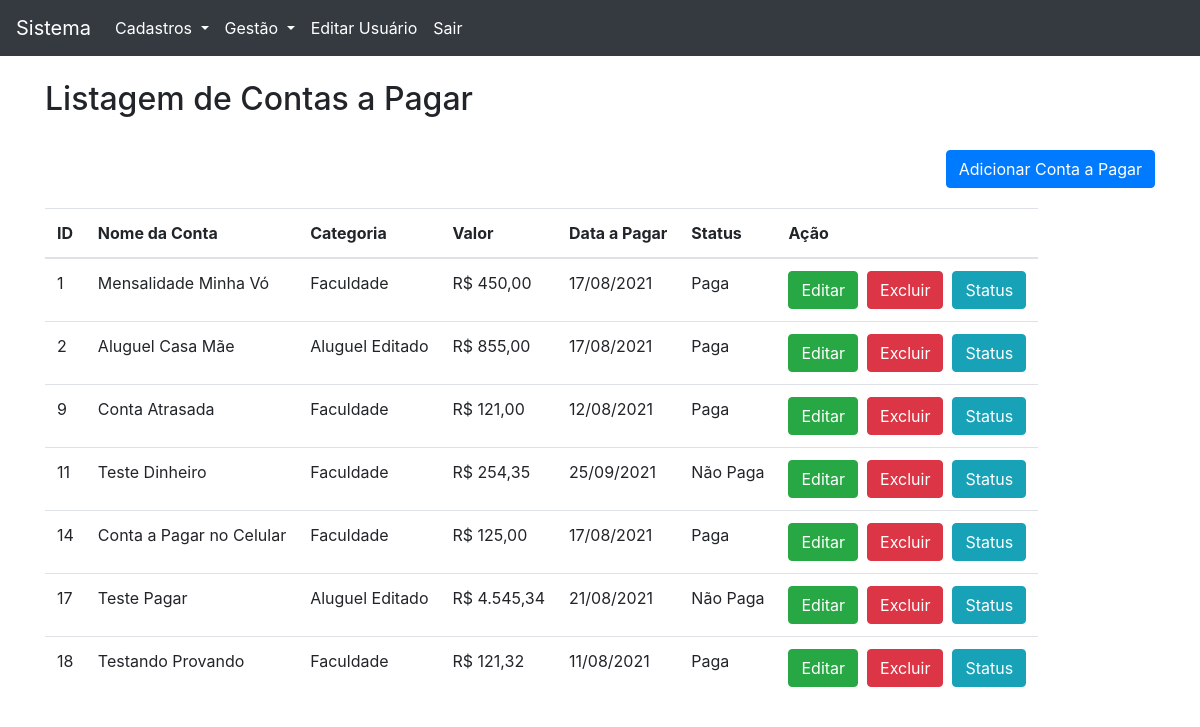
The app's page /listar-contas-a-pagar.php (signed in) with its own data.
### tables this page shows
CREATE TABLE `tbl_contas` (
  `id` int(11) NOT NULL,
  `descricao` varchar(255) NOT NULL,
  `data` date NOT NULL DEFAULT current_timestamp(),
  `categoria` int(11) NOT NULL,
  `tipo` int(11) NOT NULL,
  `valor` float(10,2) NOT NULL,
  `status` int(11) NOT NULL
);

CREATE TABLE `tbl_categorias` (
  `id` int(11) NOT NULL,
  `nome` varchar(255) NOT NULL,
  `tipo_conta` int(11) NOT NULL
);

CREATE TABLE `tbl_status` (
  `id` int(11) NOT NULL,
  `status` varchar(20) NOT NULL,
  `tipo_conta` int(11) NOT NULL
);

### classes/Conta.php (called while the page is built, shortened)
<?php
class Conta
{
	public function listarTodas($tipoConta)
	{
		$contas = array();
		global $pdo;
		$sql = null;
		if ($tipoConta != 0) {
			$sql = $pdo->prepare('SELECT * FROM tbl_contas WHERE tipo = :tipo');
			$sql->bindValue(':tipo', $tipoConta);
		} else {
			$sql = $pdo->prepare('SELECT * FROM tbl_contas');
		}
		$sql->execute();
		if ($sql->rowCount() > 0) {
			$contas = $sql->fetchAll();
		}
		return $contas;
	}
}

### classes/Categoria.php (called while the page is built, shortened)
<?php
class Categoria
{
	public function getCategoria($id)
	{
		$categoria = [];
		global $pdo;
		$sql = $pdo->prepare('SELECT * FROM tbl_categorias WHERE id = :id');
		$sql->bindValue(':id', $id);
		$sql->execute();
		if ($sql->rowCount() > 0) {
			$categoria = $sql->fetchAll();
			return $categoria[0];
		}
		return $categoria;
	}
}

### classes/Status.php (called while the page is built, shortened)
<?php
class Status
{
	public function getStatusById($id)
	{
		$status = [];
		global $pdo;
		$sql = $pdo->prepare('SELECT * FROM tbl_status WHERE id = :id');
		$sql->bindValue(':id', $id);
		$sql->execute();
		if ($sql->rowCount() > 0) {
			$status = $sql->fetch();
		}
		return $status;
	}
}

### listar-contas-a-pagar.php (the view, shortened to what this page needs)
<?php
  require_once 'pages/header.php';
  if (isset($_SESSION['login'])) {
?>
<div class="container">
	<h2>Listagem de Contas a Pagar</h2><br>
  <div class="nova" style="margin-bottom: 20px; display: flex; justify-content: flex-end;">
    <a href="adicionar-contas-a-pagar.php" class="btn btn-primary">Adicionar Conta a Pagar</a>
  </div>
	<table class="table table-responsive table-hover">
    <thead>
      <tr>
        <th>ID</th>
        <th>Nome da Conta</th>
        <th>Categoria</th>
        <th>Valor</th>
        <th>Data a Pagar</th>
        <th>Status</th>
        <th>Ação</th>
      </tr>
    </thead>
    <tbody>
      <?php
        require_once 'classes/Conta.php';
        $contas = new Conta();
        $todasAsContas = $contas->listarTodas(1);
        foreach($todasAsContas as $conta) :
      ?>
        <tr <?=  ((strtotime(date('Y-m-d')) > strtotime($conta['data'])) && $conta['status'] == 2) ? 'class="table-danger"': '' ?> >
          <td><?= $conta['id'] ?></td>
          <td><?= $conta['descricao'] ?></td>
          <td>
            <?php
              require_once 'classes/Categoria.php';
              $categoria = new Categoria();
              $cat = $categoria->getCategoria($conta['categoria']);
            ?>
            <?= $cat['nome'] ?>
          </td>
          <td>R$ <?= number_format($conta['valor'],2, ',', '.') ?></td>
          <td><?= date('d/m/Y', strtotime($conta['data'])) ?></td>
          <td>
            <?php
              require_once 'classes/Status.php';
              $status = new Status();
              $status = $status->getStatusById($conta['status']);
              echo $status['status'];
            ?>
          </td>
          <td>
          	<a class="btn btn-success" href="editar-contas.php?id=<?= $conta['id'] ?>">Editar</a>&nbsp;
          	<a class="btn btn-danger" href="excluir-contas.php?id=<?= $conta['id'] ?>&tipo=<?= $conta['tipo'] ?>" onclick="return confirm('Deseja realmente exluir esta conta?')">Excluir</a>&nbsp;
          	<a class="btn btn-info" href="editar-status.php?id=<?= $conta['id'] ?>&status=<?= $conta['status'] ?>&tipo=<?= $conta['tipo'] ?>">Status</a>
          </td>
        </tr>
      <?php endforeach; ?>
    </tbody>
  </table>
</div>
 <?php require_once 'pages/footer.php'; ?>
 <?php } else {
    header('Location: ./login.php');
    exit;
 }
?>

### pages/header.php (shortened to what this page needs)
<!DOCTYPE html>
<html lang="pt-br">
<head>
  <link rel="stylesheet" href="https://maxcdn.bootstrapcdn.com/bootstrap/4.5.2/css/bootstrap.min.css">
</head>
<body>
<nav class="navbar navbar-expand-sm bg-dark navbar-dark">
  <a class="navbar-brand" href="./">Sistema</a>
  <div class="collapse navbar-collapse" id="collapsibleNavbar">
    <ul class="navbar-nav">
      <li class="nav-item dropdown">
        <a class="nav-link active dropdown-toggle" href="#" id="navbardrop" data-toggle="dropdown">
          Cadastros
        </a>
      </li>
    </ul>
     <ul class="navbar-nav">
      <li class="nav-item active dropdown">
        <a class="nav-link dropdown-toggle" href="#" id="navbardrop" data-toggle="dropdown">
          Gestão
        </a>
      </li>
      <li><a class="nav-link active" href="editar-usuario.php">Editar Usuário</a></li>
      <li><a class="nav-link active" href="sair.php">Sair</a></li>
    </ul>
  </div>
</nav>
<br>

### records on screen
tbl_contas: id "1", descricao "Mensalidade Minha Vó", tbl_categorias.nome "Faculdade", valor "450,00", data "17/08/2021", tbl_status.status "Paga"
tbl_contas: id "2", descricao "Aluguel Casa Mãe", tbl_categorias.nome "Aluguel Editado", valor "855,00", data "17/08/2021", tbl_status.status "Paga"
tbl_contas: id "9", descricao "Conta Atrasada", tbl_categorias.nome "Faculdade", valor "121,00", data "12/08/2021", tbl_status.status "Paga"
tbl_contas: id "11", descricao "Teste Dinheiro", tbl_categorias.nome "Faculdade", valor "254,35", data "25/09/2021", tbl_status.status "Não Paga"
tbl_contas: id "14", descricao "Conta a Pagar no Celular", tbl_categorias.nome "Faculdade", valor "125,00", data "17/08/2021", tbl_status.status "Paga"
tbl_contas: id "17", descricao "Teste Pagar", tbl_categorias.nome "Aluguel Editado", valor "4.545,34", data "21/08/2021", tbl_status.status "Não Paga"
tbl_contas: id "18", descricao "Testando Provando", tbl_categorias.nome "Faculdade", valor "121,32", data "11/08/2021", tbl_status.status "Paga"
